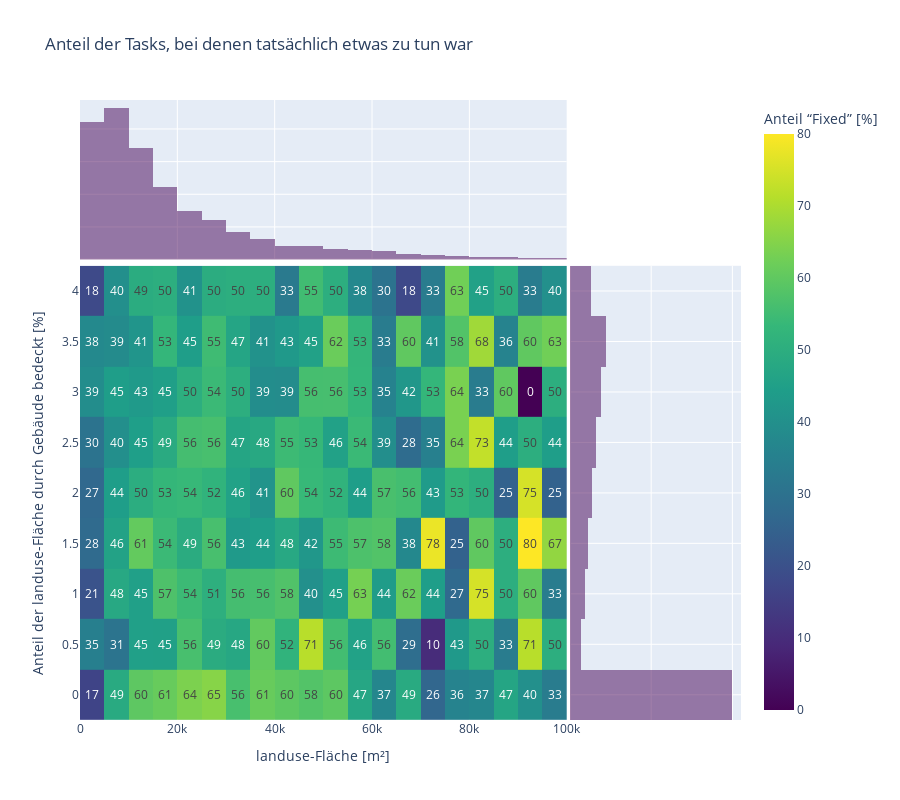

The notebook cell this image was saved under:
### Code cell
fig = px.density_heatmap(data_frame=challenge_details, x='area', y='building_fraction', z='is_fixed',
                   histfunc='avg', text_auto='.0f', height=800, marginal_x='histogram', marginal_y='histogram',
                   color_continuous_scale=px.colors.sequential.Viridis,
                   labels={'building_fraction': 'Anteil der landuse-Fläche durch Gebäude bedeckt [%]', 'area': 'landuse-Fläche [m²]'},
                   title="Anteil der Tasks, bei denen tatsächlich etwas zu tun war")
fig.update_layout(coloraxis_colorbar=dict(title="Anteil “Fixed” [%]"))
fig.show()

### Figure 1 — Plotly figure (JSON) as saved in the notebook; plotly's stock layout.template omitted (floating-point values rounded to 4 significant figures; data arrays with more than 128 entries replaced by an {"elided": "..."} marker saying what was removed)
{"data": [{"coloraxis": "coloraxis", "histfunc": "avg", "hovertemplate": "landuse-Fläche [m²]=%{x}<br>Anteil der landuse-Fläche durch Gebäude bedeckt [%]=%{y}<br>avg of is_fixed=%{z}<extra></extra>", "name": "", "texttemplate": "%{z:.0f}", "type": "histogram2d", "x": {"elided": "21055 int values"}, "xaxis": "x", "xbingroup": "x", "y": {"elided": "21055 float values"}, "yaxis": "y", "ybingroup": "y", "z": {"elided": "21055 int values"}}, {"alignmentgroup": "True", "bingroup": "x", "hovertemplate": "landuse-Fläche [m²]=%{x}<br>count=%{y}<extra></extra>", "legendgroup": "", "marker": {"color": "#440154"}, "name": "", "offsetgroup": "", "opacity": 0.5, "showlegend": false, "type": "histogram", "x": {"elided": "21055 int values"}, "xaxis": "x3", "yaxis": "y3"}, {"alignmentgroup": "True", "bingroup": "y", "hovertemplate": "Anteil der landuse-Fläche durch Gebäude bedeckt [%]=%{y}<br>count=%{x}<extra></extra>", "legendgroup": "", "marker": {"color": "#440154"}, "name": "", "offsetgroup": "", "opacity": 0.5, "showlegend": false, "type": "histogram", "xaxis": "x2", "y": {"elided": "21055 float values"}, "yaxis": "y2"}], "layout": {"barmode": "overlay", "coloraxis": {"colorbar": {"title": {"text": "Anteil “Fixed” [%]"}}, "colorscale": [[0, "#440154"], [0.1111, "#482878"], [0.2222, "#3e4989"], [0.3333, "#31688e"], [0.4444, "#26828e"], [0.5556, "#1f9e89"], [0.6667, "#35b779"], [0.7778, "#6ece58"], [0.8889, "#b5de2b"], [1, "#fde725"]]}, "height": 800, "legend": {"tracegroupgap": 0}, "title": {"text": "Anteil der Tasks, bei denen tatsächlich etwas zu tun war"}, "xaxis": {"anchor": "y", "domain": [0, 0.7363], "title": {"text": "landuse-Fläche [m²]"}}, "xaxis2": {"anchor": "y2", "domain": [0.7413, 1], "matches": "x2", "showgrid": true, "showline": false, "showticklabels": false, "ticks": ""}, "xaxis3": {"anchor": "y3", "domain": [0, 0.7363], "matches": "x", "showgrid": true, "showticklabels": false}, "xaxis4": {"anchor": "y4", "domain": [0.7413, 1], "matches": "x2", "showgrid": true, "showline": false, "showticklabels": false, "ticks": ""}, "yaxis": {"anchor": "x", "domain": [0, 0.7326], "title": {"text": "Anteil der landuse-Fläche durch Gebäude bedeckt [%]"}}, "yaxis2": {"anchor": "x2", "domain": [0, 0.7326], "matches": "y", "showgrid": true, "showticklabels": false}, "yaxis3": {"anchor": "x3", "domain": [0.7426, 1], "matches": "y3", "showgrid": true, "showline": false, "showticklabels": false, "ticks": ""}, "yaxis4": {"anchor": "x4", "domain": [0.7426, 1], "matches": "y3", "showgrid": true, "showline": false, "showticklabels": false, "ticks": ""}}}
